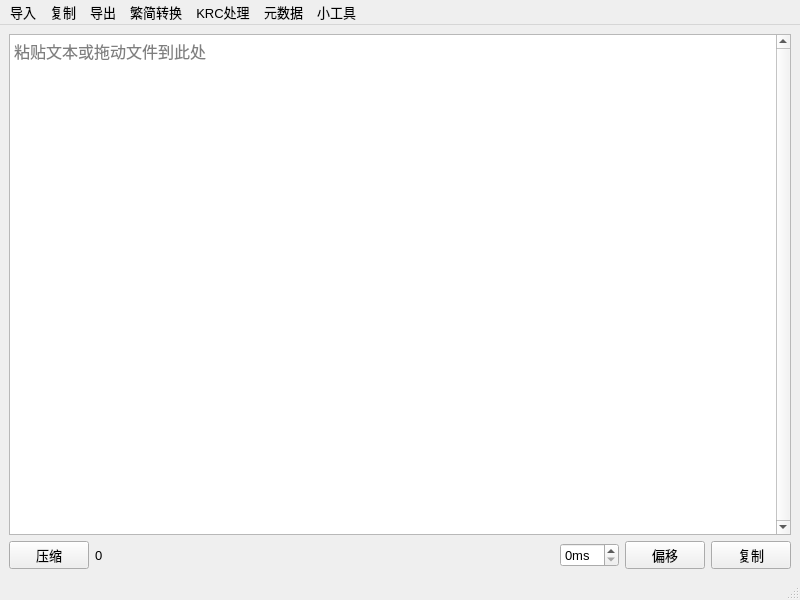
<?xml version="1.0" encoding="UTF-8"?>
<ui version="4.0">
 <class>MainWindow</class>
 <widget class="QMainWindow" name="MainWindow">
  <property name="geometry">
   <rect>
    <x>0</x>
    <y>0</y>
    <width>800</width>
    <height>600</height>
   </rect>
  </property>
  <property name="font">
   <font>
    <pointsize>10</pointsize>
   </font>
  </property>
  <property name="windowTitle">
   <string>MainWindow</string>
  </property>
  <widget class="QWidget" name="centralwidget">
   <layout class="QGridLayout" name="gridLayout" columnstretch="12,0,0,0,0,0">
    <item row="1" column="4">
     <widget class="QPushButton" name="offsetButton">
      <property name="text">
       <string>偏移</string>
      </property>
     </widget>
    </item>
    <item row="1" column="3">
     <widget class="QSpinBox" name="offsetCount">
      <property name="suffix">
       <string>ms</string>
      </property>
     </widget>
    </item>
    <item row="1" column="2">
     <spacer name="horizontalSpacer">
      <property name="orientation">
       <enum>Qt::Horizontal</enum>
      </property>
      <property name="sizeHint" stdset="0">
       <size>
        <width>549</width>
        <height>20</height>
       </size>
      </property>
     </spacer>
    </item>
    <item row="1" column="0">
     <widget class="QPushButton" name="compressButton">
      <property name="text">
       <string>压缩</string>
      </property>
     </widget>
    </item>
    <item row="1" column="1">
     <widget class="QLabel" name="countLabel">
      <property name="text">
       <string>0</string>
      </property>
     </widget>
    </item>
    <item row="1" column="5">
     <widget class="QPushButton" name="copyButton">
      <property name="text">
       <string>复制</string>
      </property>
     </widget>
    </item>
    <item row="0" column="0" colspan="6">
     <widget class="MPlainTextEdit" name="TTMLTextEdit">
      <property name="font">
       <font>
        <pointsize>12</pointsize>
       </font>
      </property>
      <property name="verticalScrollBarPolicy">
       <enum>Qt::ScrollBarAlwaysOn</enum>
      </property>
      <property name="horizontalScrollBarPolicy">
       <enum>Qt::ScrollBarAlwaysOff</enum>
      </property>
      <property name="placeholderText">
       <string>粘贴文本或拖动文件到此处</string>
      </property>
     </widget>
    </item>
   </layout>
  </widget>
  <widget class="QMenuBar" name="menubar">
   <property name="geometry">
    <rect>
     <x>0</x>
     <y>0</y>
     <width>800</width>
     <height>22</height>
    </rect>
   </property>
   <widget class="QMenu" name="menu_input">
    <property name="title">
     <string>导入</string>
    </property>
    <widget class="QMenu" name="menufromOther">
     <property name="title">
      <string>从其它文件</string>
     </property>
     <addaction name="fromLYS"/>
     <addaction name="fromQRC"/>
     <addaction name="fromYRC"/>
     <addaction name="fromKRC"/>
    </widget>
    <addaction name="fromFile"/>
    <addaction name="fromClipboard"/>
    <addaction name="fromURL"/>
    <addaction name="menufromOther"/>
   </widget>
   <widget class="QMenu" name="menu_output">
    <property name="title">
     <string>导出</string>
    </property>
    <addaction name="toTTML"/>
    <addaction name="toASS"/>
    <addaction name="toLRC"/>
    <addaction name="toSPL"/>
    <addaction name="toLYS"/>
    <addaction name="toQRC"/>
    <addaction name="toYRC"/>
    <addaction name="toKRC"/>
    <addaction name="toTXT"/>
   </widget>
   <widget class="QMenu" name="menu_copy">
    <property name="title">
     <string>复制</string>
    </property>
    <addaction name="copyTTML"/>
    <addaction name="copyASS"/>
    <addaction name="copyLRC"/>
    <addaction name="copySPL"/>
    <addaction name="copyLYS"/>
    <addaction name="copyQRC"/>
    <addaction name="copyYRC"/>
    <addaction name="copyKRC"/>
    <addaction name="copyTXT"/>
   </widget>
   <widget class="QMenu" name="menu">
    <property name="title">
     <string>繁简转换</string>
    </property>
    <addaction name="actions2t"/>
    <addaction name="actiont2s"/>
   </widget>
   <widget class="QMenu" name="menuKRC">
    <property name="title">
     <string>KRC处理</string>
    </property>
    <addaction name="actionencode"/>
    <addaction name="actiondecode"/>
   </widget>
   <widget class="QMenu" name="menu_2">
    <property name="title">
     <string>元数据</string>
    </property>
    <widget class="QMenu" name="menufromMeta">
     <property name="title">
      <string>复制</string>
     </property>
     <addaction name="actionPreset"/>
     <addaction name="actionExtra"/>
     <addaction name="actionSongwriter"/>
    </widget>
    <addaction name="menufromMeta"/>
   </widget>
   <widget class="QMenu" name="menu_tools">
    <property name="title">
     <string>小工具</string>
    </property>
    <addaction name="getFilename"/>
    <addaction name="formatTime"/>
   </widget>
   <addaction name="menu_input"/>
   <addaction name="menu_copy"/>
   <addaction name="menu_output"/>
   <addaction name="menu"/>
   <addaction name="menuKRC"/>
   <addaction name="menu_2"/>
   <addaction name="menu_tools"/>
  </widget>
  <widget class="QStatusBar" name="statusbar"/>
  <action name="fromFile">
   <property name="text">
    <string>从 TTML 文件</string>
   </property>
  </action>
  <action name="fromClipboard">
   <property name="text">
    <string>从剪贴板</string>
   </property>
  </action>
  <action name="toASS">
   <property name="text">
    <string>ASS</string>
   </property>
  </action>
  <action name="toLYS">
   <property name="text">
    <string>LYS</string>
   </property>
  </action>
  <action name="toLRC">
   <property name="text">
    <string>LRC</string>
   </property>
  </action>
  <action name="toSPL">
   <property name="text">
    <string>SPL</string>
   </property>
  </action>
  <action name="toTTML">
   <property name="text">
    <string>TTML</string>
   </property>
  </action>
  <action name="toTXT">
   <property name="text">
    <string>TXT</string>
   </property>
  </action>
  <action name="toQRC">
   <property name="text">
    <string>QRC</string>
   </property>
  </action>
  <action name="toYRC">
   <property name="text">
    <string>YRC</string>
   </property>
  </action>
  <action name="fromLYS">
   <property name="text">
    <string>LYS</string>
   </property>
  </action>
  <action name="fromQRC">
   <property name="text">
    <string>QRC</string>
   </property>
  </action>
  <action name="fromYRC">
   <property name="text">
    <string>YRC</string>
   </property>
  </action>
  <action name="copyTTML">
   <property name="text">
    <string>TTML</string>
   </property>
  </action>
  <action name="copyASS">
   <property name="text">
    <string>ASS</string>
   </property>
  </action>
  <action name="copyLRC">
   <property name="text">
    <string>LRC</string>
   </property>
  </action>
  <action name="copySPL">
   <property name="text">
    <string>SPL</string>
   </property>
  </action>
  <action name="copyLYS">
   <property name="text">
    <string>LYS</string>
   </property>
  </action>
  <action name="copyQRC">
   <property name="text">
    <string>QRC</string>
   </property>
  </action>
  <action name="copyYRC">
   <property name="text">
    <string>YRC</string>
   </property>
  </action>
  <action name="copyTXT">
   <property name="text">
    <string>TXT</string>
   </property>
  </action>
  <action name="fromKRC">
   <property name="text">
    <string>KRC</string>
   </property>
  </action>
  <action name="copyKRC">
   <property name="text">
    <string>KRC</string>
   </property>
  </action>
  <action name="toKRC">
   <property name="text">
    <string>KRC</string>
   </property>
  </action>
  <action name="actions2t">
   <property name="text">
    <string>简转繁</string>
   </property>
  </action>
  <action name="actiont2s">
   <property name="text">
    <string>繁转简</string>
   </property>
  </action>
  <action name="actionencode">
   <property name="text">
    <string>编码</string>
   </property>
  </action>
  <action name="actiondecode">
   <property name="text">
    <string>解码</string>
   </property>
  </action>
  <action name="actionPreset">
   <property name="text">
    <string>预设</string>
   </property>
  </action>
  <action name="actionExtra">
   <property name="text">
    <string>其它</string>
   </property>
  </action>
  <action name="fromURL">
   <property name="text">
    <string>从网络链接</string>
   </property>
  </action>
  <action name="getFilename">
   <property name="text">
    <string>生成文件名</string>
   </property>
  </action>
  <action name="actiontoShort">
   <property name="text">
    <string>toShort</string>
   </property>
  </action>
  <action name="actiontoLong">
   <property name="text">
    <string>toLong</string>
   </property>
  </action>
  <action name="formatTime">
   <property name="text">
    <string>格式化时间戳</string>
   </property>
  </action>
  <action name="actionSongwriter">
   <property name="text">
    <string>作词</string>
   </property>
  </action>
 </widget>
 <customwidgets>
  <customwidget>
   <class>MPlainTextEdit</class>
   <extends>QPlainTextEdit</extends>
   <header>../widgets/MPlainTextEdit.hpp</header>
  </customwidget>
 </customwidgets>
 <resources/>
 <connections/>
</ui>
